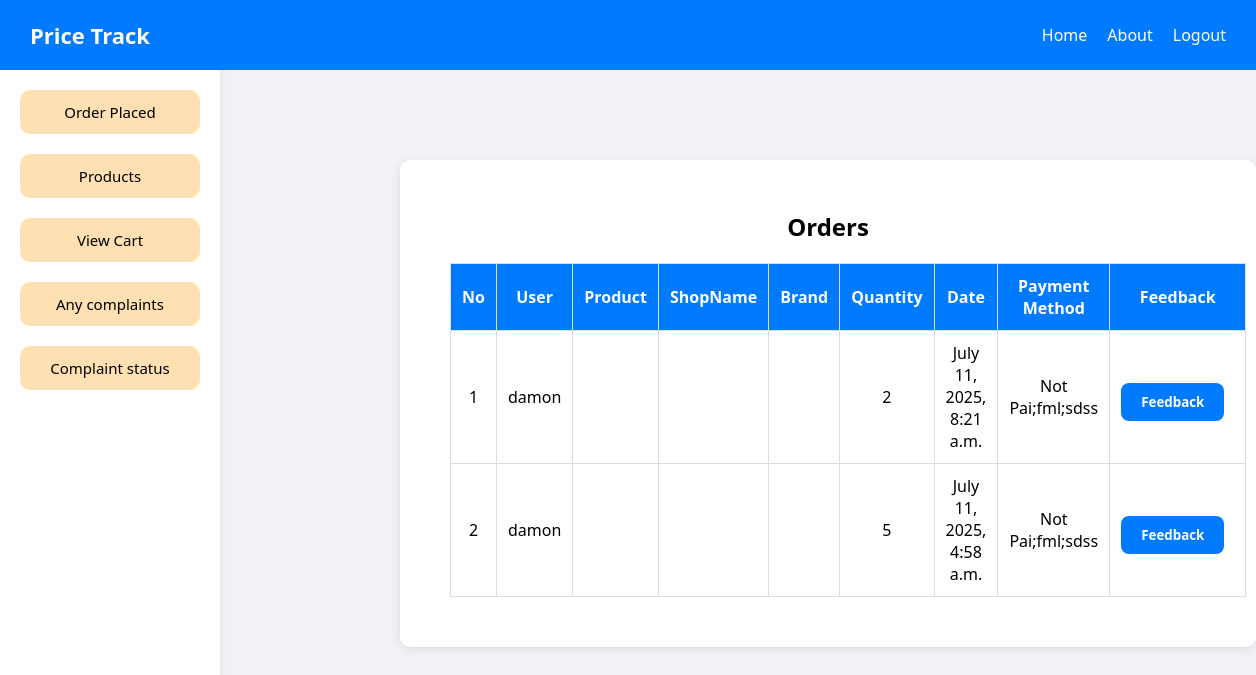
Before: /product/orderplaced/ (signed in) with the older database file.
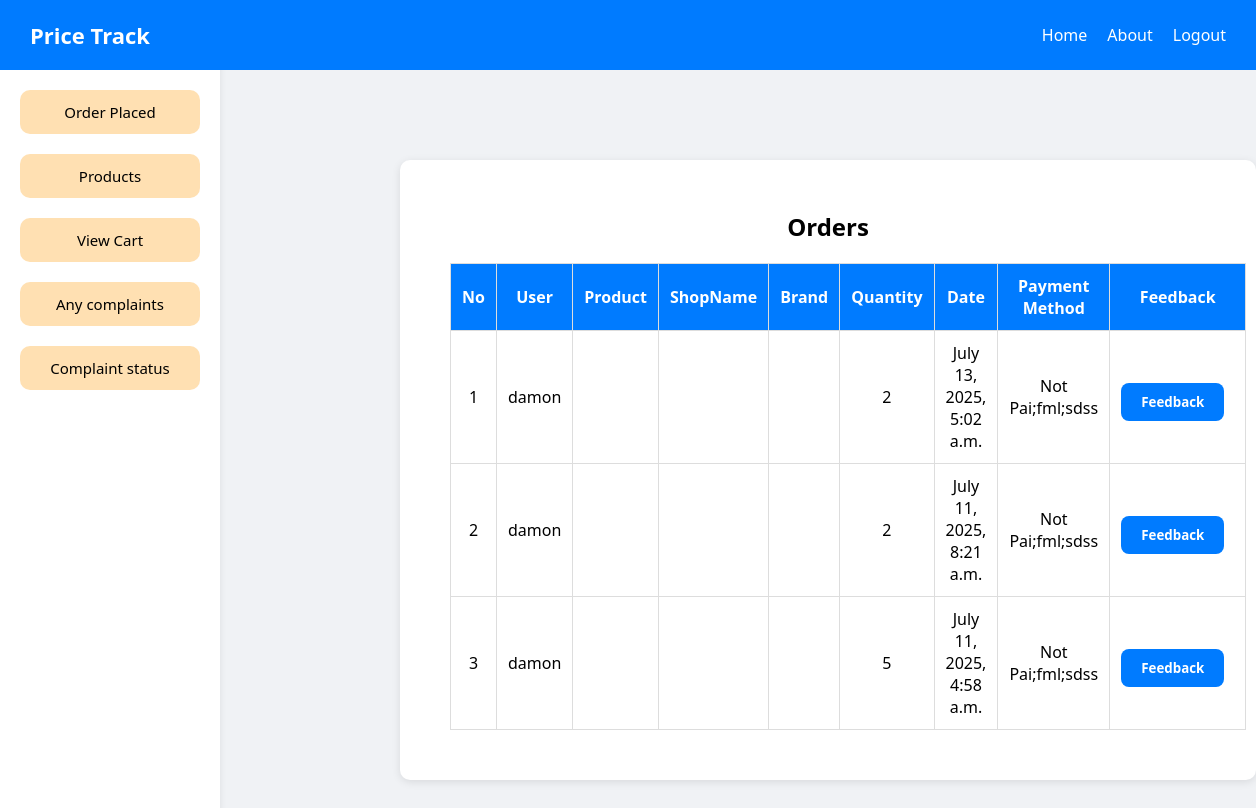
After: the same page with the newer database file.
### products/models.py (models this page shows)
class Order(models.Model):
    userid = models.ForeignKey(Register,on_delete=models.CASCADE,null=True)
    productid = models.ForeignKey(shopProduct,on_delete=models.CASCADE,null=True)
    quantity = models.IntegerField(default=1)
    orderdate = models.DateTimeField(auto_now_add=True)
    pid = models.ForeignKey(Product,on_delete=models.CASCADE,null=True)
    fed = models.IntegerField(default = 1)

### users/models.py (models this page shows)
class Register(AbstractUser):
    name=models.CharField(max_length=40,null=True)
    address=models.CharField(max_length=200,null=True)
    phone=models.IntegerField(null=True)
    approved=models.BooleanField(default=False)
    shopname=models.CharField(max_length=20,null=True)
    licensenumber=models.IntegerField(null=True)
    image=models.ImageField(upload_to='image/',null=True)
    district=models.CharField(max_length=100,null=True)
    place=models.CharField(max_length=255,null=True)
    role=models.CharField(max_length=20,default="admin")

### products/views.py (the view)
# urls.py: path('orderplaced/',views.order_placed,name='orderplaced'),
def order_placed(request):
    if request.user.role == 'User':
        orders = Order.objects.filter(userid = request.user).order_by('-id')
        for order in orders:
            payment = Payment.objects.filter(orderid=order).first()
            order.payment_method = payment.method if payment else "Cash On delivery"
    elif request.user.role == 'retailer':
        orders = Order.objects.filter(productid__shopid=request.user).order_by('-id')
        for order in orders:
            payment = Payment.objects.filter(orderid=order).first()
            order.payment_method = payment.method if payment else "Cash on delivery"
    else :
        orders = Order.objects.all().order_by('-id')
        for order in orders:
            payment = Payment.objects.filter(orderid=order).first()
            order.payment_method = payment.method if payment else "Cash sson delivery"
    return render (request,'orderplaced.html',{'orders':orders})

### products/templates/orderPlaced.html (shortened to what this page needs)
{% extends 'layout.html' %}
{% load static %}
{% block extra_head %}
  <link rel="stylesheet" href="{% static 'products/orderPlaced.css' %}">
{% endblock %}
  {% block content %}
  <div class="fullop">
   {% include "side.html"%}
  <div class="container">
    <h2>Orders</h2>
    <table>
      <tr>
        <th>No</th>
        <th>User</th>
        <th>Product</th>
        <th>ShopName</th>
        <th>Brand</th>
        <th>Quantity</th>
        <th>Date</th>
        <th>Payment Method </th>
        {% if request.user.role == 'User' %}
        <th>Feedback</th>
        {% endif %}
      </tr>
      {% for order in orders %}
      <tr>
         <td>{{ forloop.counter }}</td>
        <td>{{ order.userid.username }}</td>
          <td><a href="{% url 'detail' order.productid.id %}" style="text-decoration: none;color: blue;">{{ order.productid.productname }}</a></p></td>
         <td>{{ order.productid.shopid.shopname }}</td>
        <td>{{ order.productid.productid.brand }}</td>
        <td>{{ order.quantity }}</td>
        <td>{{ order.orderdate }}</td>
<td>
  {% if order.payment_method == 'upi'  or order.payment_method == 'UPI' %}
    UPI
  {% elif order.payment_method == 'Cash on Delivery' or order.payment_method == 'cod' %}
    Cash On Delivery
  {% elif order.payment_method == 'card' or order.payment_method == 'CARD PAYMENT'  %}
    Card
  {% else %}
    Not Pai;fml;sdss
  {% endif %}
</td>
{% if request.user.role == 'User' %}
        <td>
        <div class="d1" style="display: flex; gap: 10px; flex-wrap: wrap;">
          {% if order.fed == 2 %}
          <button type="button">
                <a href="/product/viewFeed/{{ order.id }}">View Feedback</a>
          </button>
          {% else %}
               <button type="button">
            <a href="{% url 'feed' order.id %}">Feedback</a>
          </button>
          {% endif %}
          {% endif %}
          </td>
        </div>
      </tr>
      {% empty %}
      <tr>
        <td colspan="4">No orders found.</td>
      </tr>
      {% endfor %}
  {% endblock %}

### users/templates/layout.html (shortened to what this page needs)
{% load static %}
<!DOCTYPE html>
<html lang="en">
  <head>
    <link rel="stylesheet" href="{% static 'layout.css' %}" />
    {% block extra_head %} {% endblock %}
  </head>
  <body>
    <header class="navbar">
      <p class="leftnav"><a href="/">Price Track</a></p>
      <div class="rightnav">
        {% if request.user.role == 'admin' %}
        <a href="/homepage">Home</a>
        <a href="/about">About</a>
        <a href="/logout">Logout</a>
        {% elif request.user.role == 'User' %}
        <a href="/homepage">Home</a>
        <a href="#">About</a>
        <a href="/logout">Logout</a>
        {% elif request.user.role == 'retailer' %}
        <a href="/homepage">Home</a>
        <a href="/about">About</a>
        <a href="/logout">Logout</a>
        {% else %}
        <a href="/about">About</a>
        <a href="/userregistration">Register</a>
        <a href="/shopregister">Register as Organizer</a>
        <a href="/login">Login</a>
        {% endif %}
      </div>
    </header>
    {% block content %} {% endblock %}
  </body>
</html>

### users/templates/side.html (shortened to what this page needs)
{% load static %}
<link rel="stylesheet" href="{% static 'side.css' %}" />
<div class="full">
  <div class="side">
    <a href="/product/orderplaced"><button>Order Placed</button></a>
      {% if request.user.role == 'User' %}
                   <a href="/product/viewshopProduct"><button>Products</button></a>
                    <a href="/product/viewCart"><button>View Cart</button></a>
                   {% endif %}
    {% if not request.user.is_superuser %}
    <a href="{% url 'complaint' user.id %}"><button>Any complaints</button></a>
    <a href="/product/complaintStatus"><button>Complaint status</button></a>
    {% endif %}
  </div>
</div>

### users/static/layout.css (style rules this page uses)
* { margin: 0; padding: 0; font-family: -apple-system, BlinkMacSystemFont, "Segoe UI", Roboto, Oxygen, Ubuntu, Cantarell, "Open Sans", "Helvetica Neue", sans-serif; box-sizing: border-box; }
body { background-color: #f4f7fa; }
.navbar { background-color: #007bff; padding: 20px 30px; display: flex; justify-content: space-between; align-items: center; position: fixed; top: 0; left: 0; right: 0; z-index: 1000; }
.leftnav a { color: white; font-size: 22px; font-weight: bold; text-decoration: none; }
.rightnav { display: flex; align-items: center; gap: 20px; }
.rightnav a { text-decoration: none; color: white; font-size: 16px; transition: 0.3s ease; }

### products/static/products/orderPlaced.css (style rules this page uses)
.container { max-width: 1000px; margin: auto; padding: 50px; background-color: white; border-radius: 10px; box-shadow: 0 2px 8px rgba(0,0,0,0.1); margin-top: 100px; margin-left: 400px; }
h2 { text-align: center; margin-bottom: 20px; }
table { width: 100%; border-collapse: collapse; margin-top: 20px; }
table, th, td { border: 1px solid #ddd; }
th, td { padding: 11px; text-align: center; }
th { background-color: #007bff; color: white; }
.fullop { height: 600px; }
.d1 button { padding: 10px 20px; background-color: #007bff; border: none; border-radius: 8px; margin-top: 10px; margin-right: 10px; }
.d1 button a { color: white; text-decoration: none; font-weight: bold; }

### users/static/side.css (style rules this page uses)
* { margin: 0; padding: 0; box-sizing: border-box; font-family: "Segoe UI", Roboto, Oxygen, Ubuntu, Cantarell, "Open Sans", sans-serif; }
body { background-color: #f0f2f5; min-height: 100vh; }
.full { display: flex; margin-top: 60px; }
.side { background-color: #ffffff; width: 220px; padding: 30px 20px; display: flex; flex-direction: column; gap: 20px; box-shadow: 2px 0 5px rgba(0, 0, 0, 0.05); position: fixed; height: calc(100vh - 0px); overflow-y: auto; }
.side a { text-decoration: none; }
.side button { width: 100%; padding: 12px; background-color: #ffe0b2; border: none; border-radius: 10px; font-size: 15px; cursor: pointer; transition: background-color 0.2s ease-in-out; }

Changed rows visible on the page:
added Order: userid.username "damon", quantity "2", orderdate "July 13, 2025, 5:02 a.m.", shows "Not Pai;fml;sdss", fed "Feedback"
